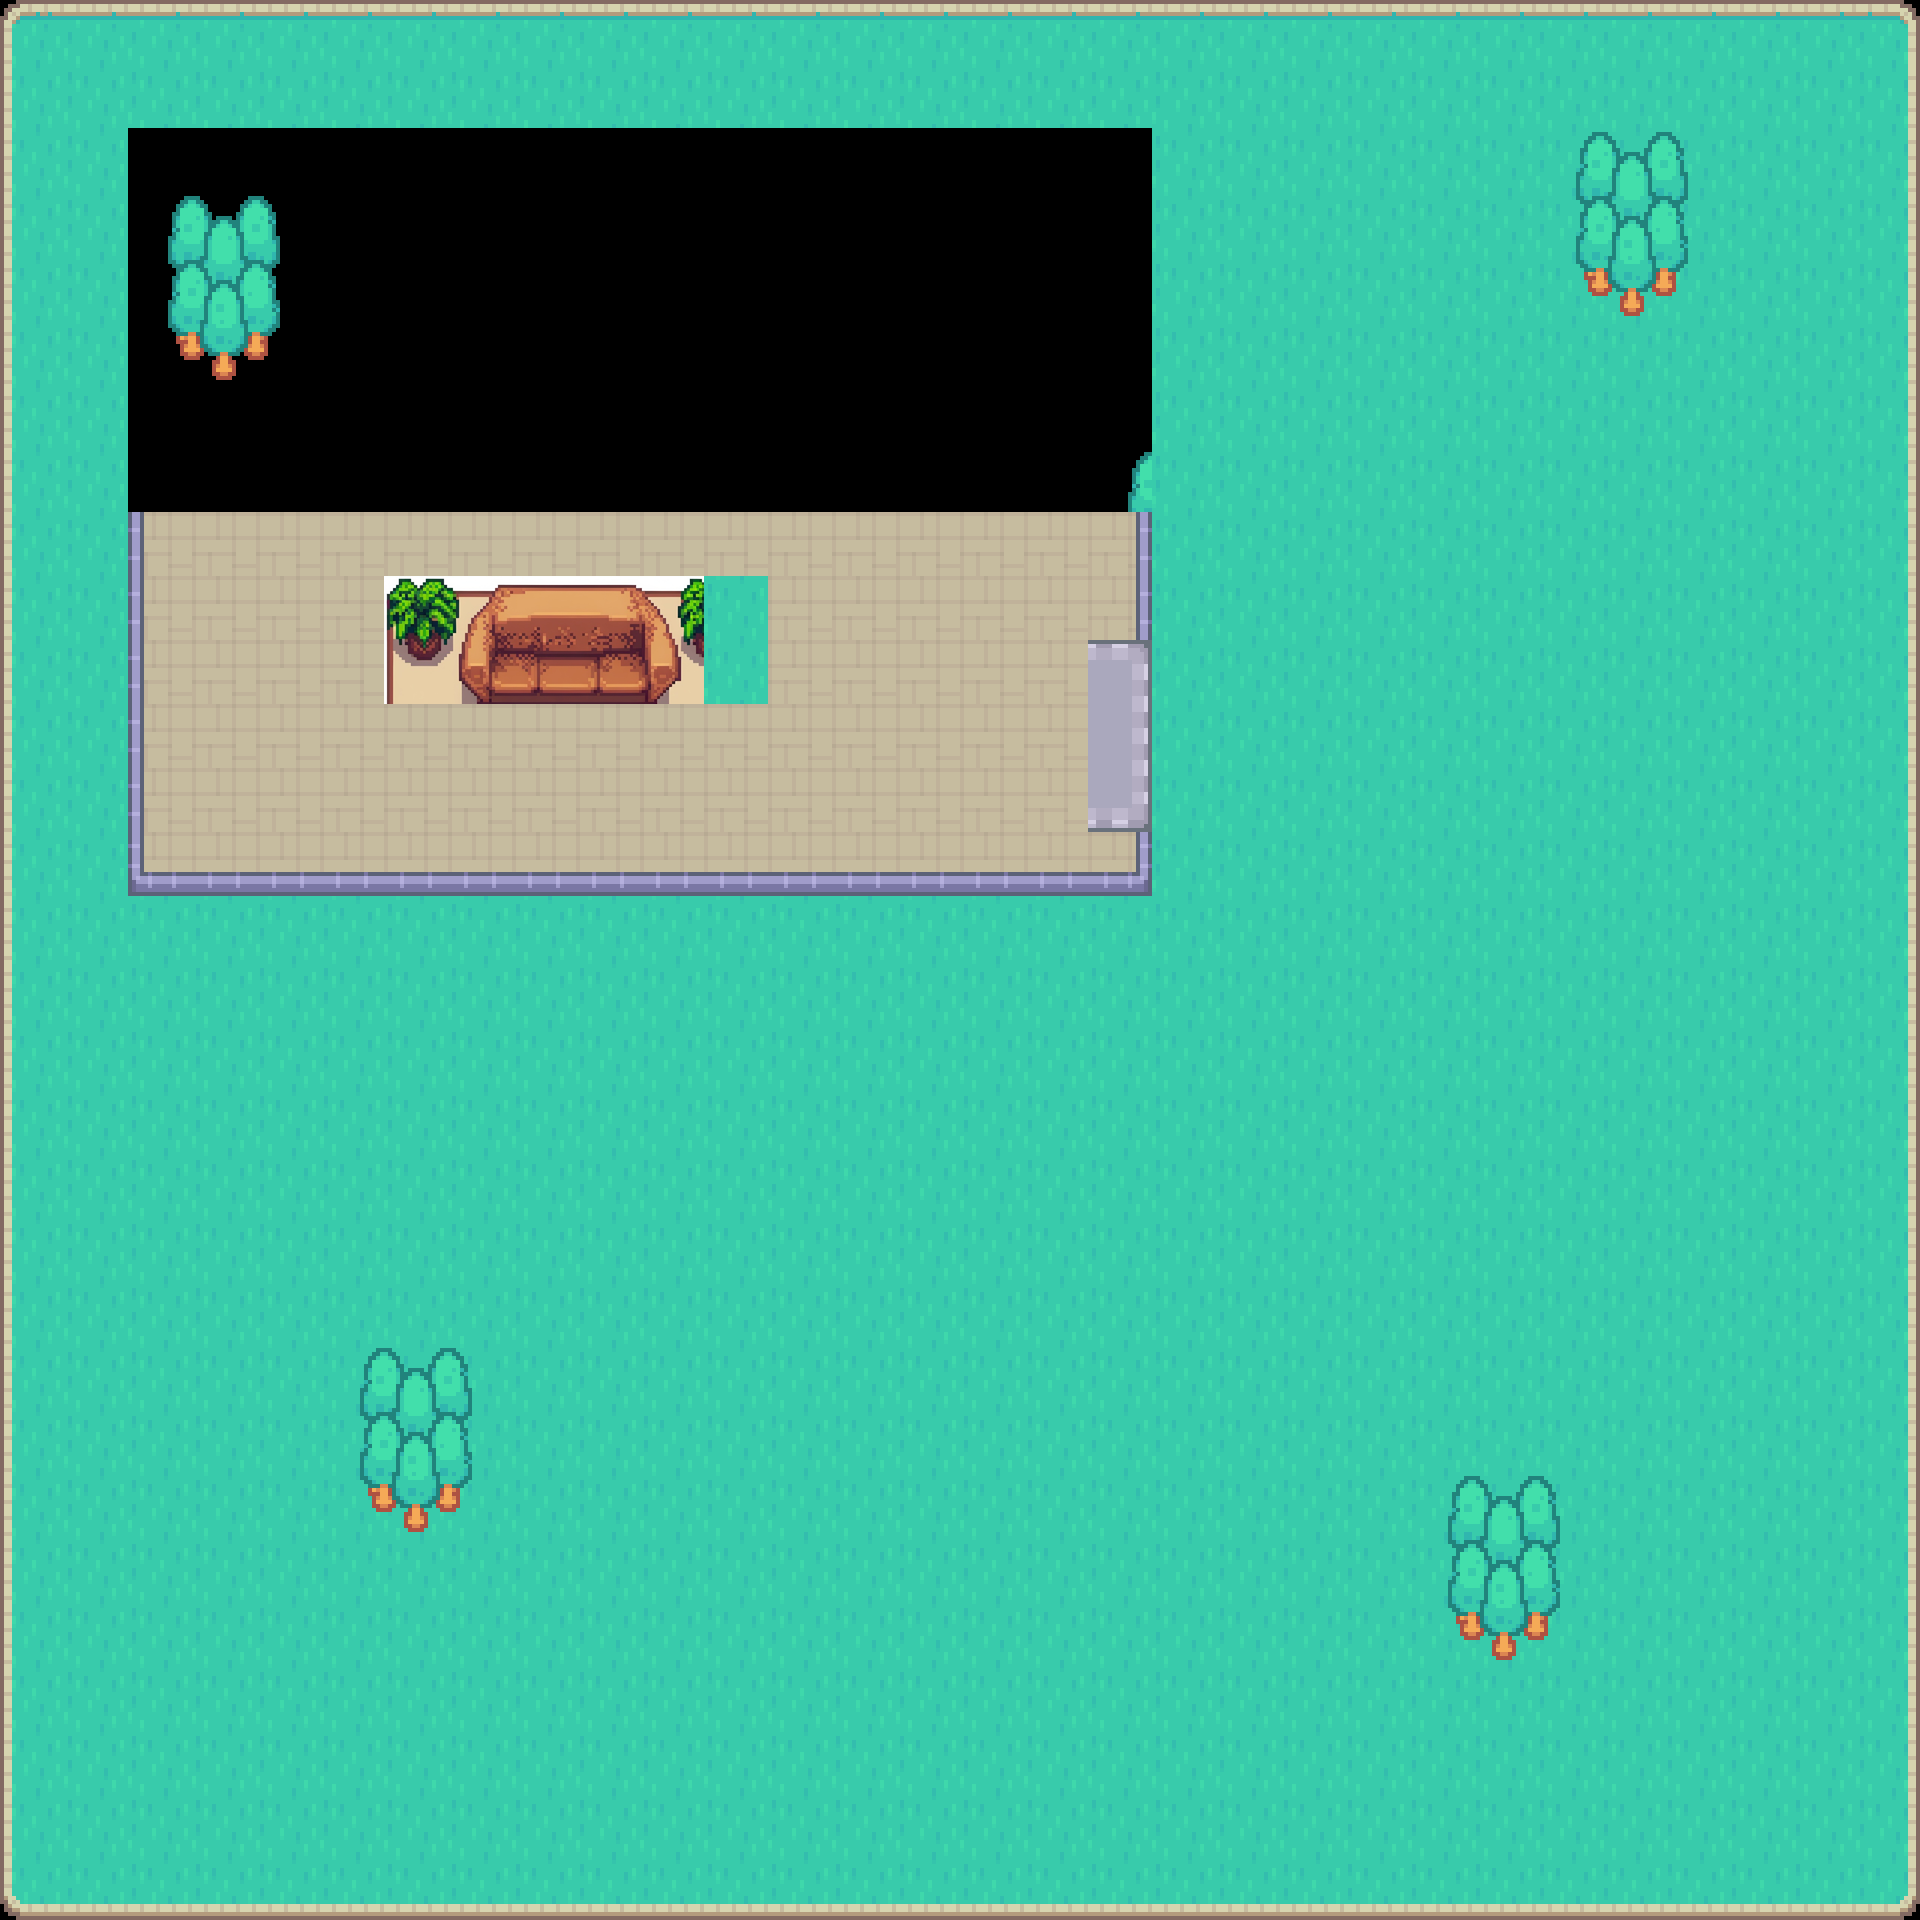

Tiled map render using the project's own tile images. Description and the map definition, with tile-layer contents summarised, below:
An orthogonal 30x30 tile map with 64x64 px tiles, 3 tile layers (Ground, Trees, Rooms), 4 tilesets and 8 objects.

<map version="1.10" tiledversion="1.11.2" orientation="orthogonal" renderorder="right-down" width="30" height="30" tilewidth="64" tileheight="64" infinite="0" nextlayerid="8" nextobjectid="19">
 <editorsettings>
  <export target="testMap2.lua" format="lua" />
 </editorsettings>
 <tileset firstgid="1" name="outside" tilewidth="64" tileheight="64" tilecount="54" columns="9">
  <image source="tileset.png" width="576" height="384" />
 </tileset>
 <tileset firstgid="55" name="random" tilewidth="1" tileheight="1" tilecount="0" columns="0" />
 <tileset firstgid="55" name="objects_40" tilewidth="43" tileheight="38" tilecount="1" columns="1">
  <image source="collectibles1/objects_40.png" width="43" height="38" />
 </tileset>
 <tileset firstgid="56" name="couc" tilewidth="64" tileheight="64" tilecount="36" columns="6">
  <image source="resized_tilemap_image.png" width="384" height="384" />
 </tileset>
 <layer id="3" name="Ground" width="30" height="30">
  <data>[900 cells, 804 non-empty, 9 distinct tile ids]</data>
 </layer>
 <layer id="2" name="Trees" width="30" height="30">
  <data>[900 cells, 56 non-empty, 10 distinct tile ids]</data>
 </layer>
 <layer id="5" name="Rooms" width="30" height="30">
  <data>[900 cells, 94 non-empty, 19 distinct tile ids]</data>
 </layer>
 <objectgroup id="4" name="Walls">
  <object id="11" x="1133.05" y="132.285" width="15.3403" height="763.037" />
  <object id="12" x="126.533" y="130.367" width="15.3403" height="763.037" />
  <object id="3" x="1096.63" y="653.758" width="44.0951" height="166.794" />
  <object id="15" x="138.037" y="136.12" width="996.933" height="15.3374" />
  <object id="17" x="139.954" y="872.316" width="993.098" height="19.1718" />
 </objectgroup>
 <objectgroup id="7" name="collectibles">
  <object id="7" gid="55" x="897.328" y="459.951" width="43" height="38" />
  <object id="8" gid="55" x="667.267" y="304.66" width="43" height="38" />
  <object id="9" gid="55" x="837.896" y="803.126" width="43" height="38" />
 </objectgroup>
</map>
